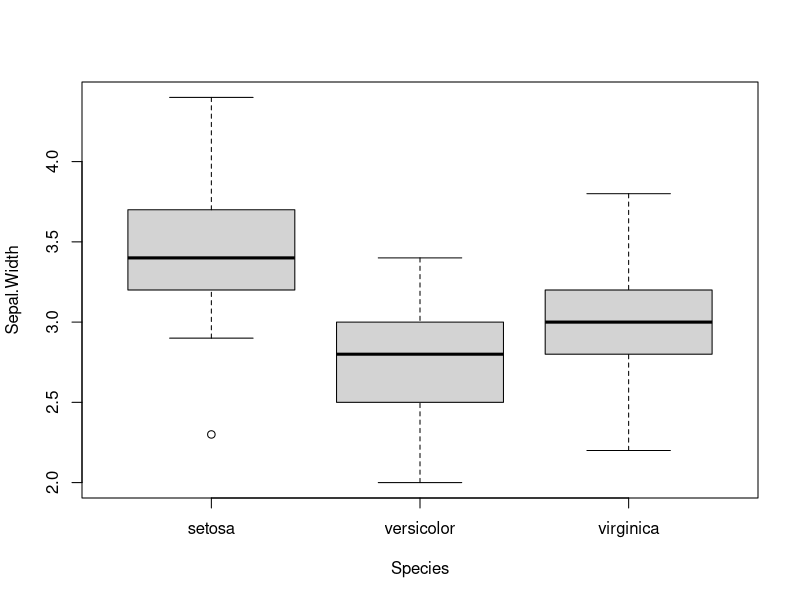
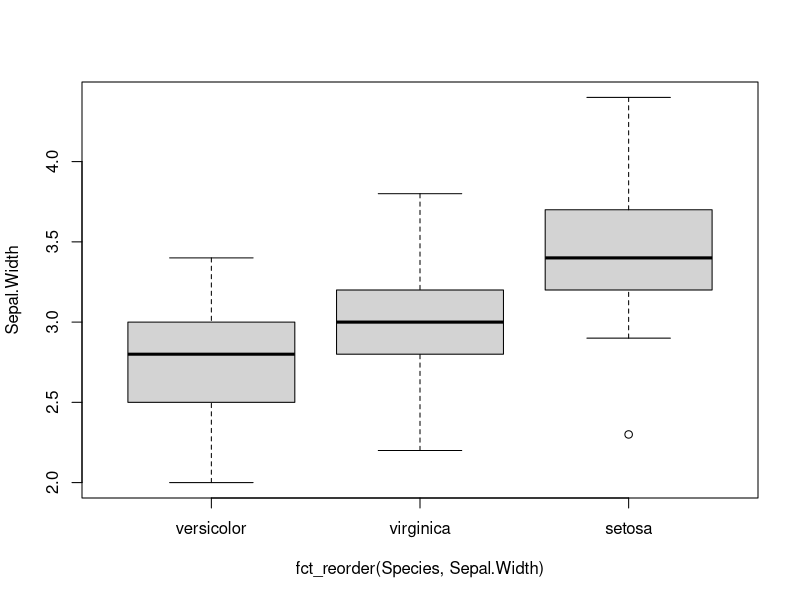
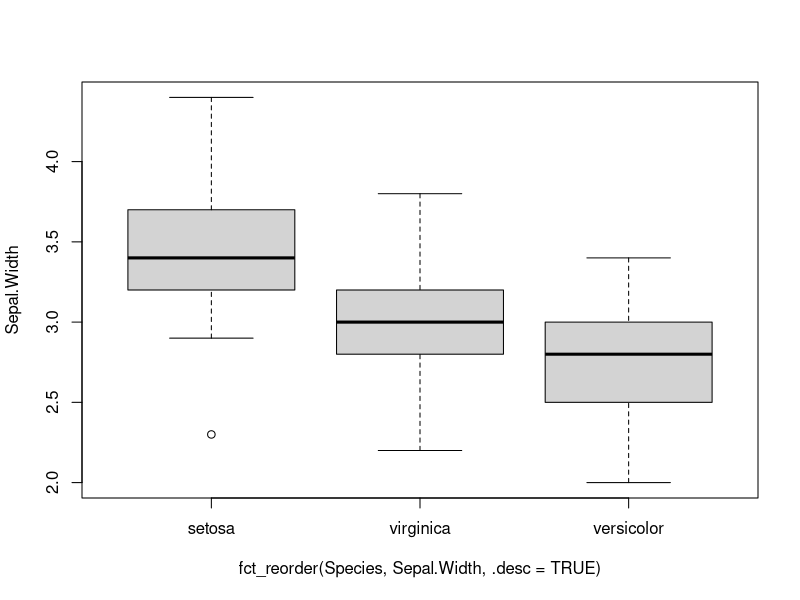
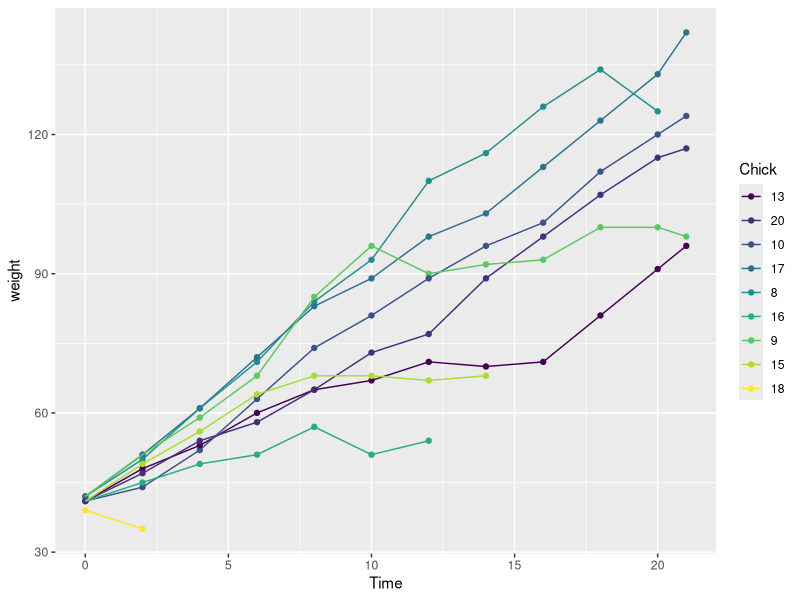
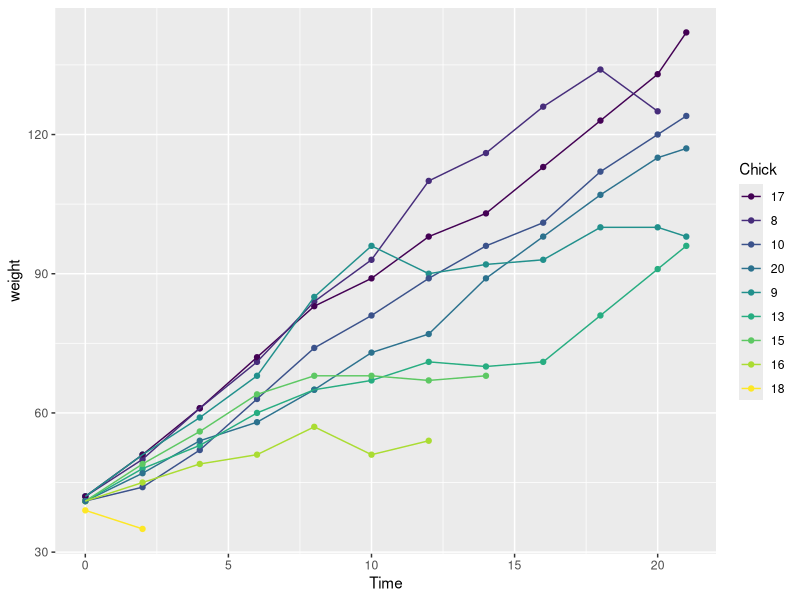

Write the R code that produced these figures, in order. (Note: this script raises an error after producing the figures.)
## ---- chunk 1
knitr::opts_chunk$set(echo = TRUE)
library(tidyverse)
## ---- chunk 2
x <- c("a", "z", "g")
levels(x)
is.character(x)
as_factor(x)
as.factor(x)

y <- c("1.1", "11", "2.2", "22")
as_factor(y)
z <- as.numeric(y)
as_factor(y)
as.factor(y)
## ---- chunk 3
df <- tibble::tribble(
  ~color, ~a, ~b, 
  "blue",   1, 2,
  "green",  6, 2,
  "purple", 3, 3,
  "red",    2, 3,
  "yellow", 5, 1
  )

df$color <- factor(df$color)

fct_reorder(df$color, df$a, min)

fct_reorder2(df$color, df$a, df$b)
## ---- chunk 4
#Sin ordenar
boxplot(Sepal.Width ~ Species, data = iris)
#Ordenado
boxplot(Sepal.Width ~ fct_reorder(Species, Sepal.Width), data = iris)
#Ord desc.
boxplot(Sepal.Width ~ fct_reorder(Species, Sepal.Width, .desc = TRUE), data = iris)

chks <- subset(ChickWeight, as.integer(Chick) < 10)
chks <- transform(chks, Chick = fct_shuffle(Chick))

ggplot(chks, aes(Time, weight, colour = Chick)) +
geom_point() +
geom_line()
#Note que ahora las lineas estar en orden con el color de la leyenda
ggplot(chks, aes(Time, weight, colour = fct_reorder2(Chick, Time, weight))) +
geom_point() +
geom_line() +
labs(colour = "Chick")
## ---- chunk 5
f <- factor(c("b", "b", "a","c", "c", "c", "c","x","x","z"))
f
fct_infreq(f)
## ---- chunk 6
f <- factor(c(1:6,4,2), levels = c("3", "2", "1","4","5","6"))
f
fct_inseq(f)
## ---- chunk 7
f <- factor(c("b", "b", "a", "c", "c", "c"))
f
fct_inorder(f)
## ---- chunk 8
f <- factor(c("a", "b", "c", "d"), levels = c("b", "c", "d", "a"))
fct_relevel(f)
fct_relevel(f, "d", "a")

# Utilizando after, se puede mover el nivel despues de "x" posición.
#en el siguiente caso se puede "a" después de la posición 2
fct_relevel(f, "a", after = 2)

# Cuando se desconoce la posición final, se puede utilizar "Inf"
fct_relevel(f, "a", after = Inf)

# Reordenar según funciones
fct_relevel(f, sort) #orden alf
fct_relevel(f, sample) #aleatorio
fct_relevel(f, rev) #al revés

# Si el nivel no existe se recibe un mensaje de advertencia.
fct_relevel(f, "e")

#Ejemplo aplicado.
df <- forcats::gss_cat[, c("rincome", "denom")]
lapply(df, levels)
df2 <- lapply(df, fct_relevel, "Don't know", after = Inf)
lapply(df2, levels)
## ---- chunk 9
x <- factor(rep(LETTERS[1:9], times = c(40, 10, 5, 27, 1, 1, 1, 1, 1)))
x %>% table()

#Devuelve los n=3 niveles más importantes o los menos importantes, depende del signo, los demás los agrupa en "others"
x %>% fct_lump_n(3) %>% table()
x %>% fct_lump_n(-3) %>% table()

#Devuelve los niveles que aparecen al menos 10%, igual se puede hacer con el signo
x %>% fct_lump_prop(-0.10) %>% table()

#Devuelve los niveles que tiene al menos 5 datos
x %>% fct_lump_min(5) %>% table()

#Agrupo los niveles con menor frecuencia
x %>% fct_lump_lowfreq() %>% table()

## ---- chunk 10
b <- factor(letters[rpois(100, 5)])
table(b)
table(fct_lump_lowfreq(b))

# Da pesos según la frecuencia
w <- c(rep(2, 50), rep(1, 50))
fct_lump_n(b, n = 5, w = w)

## ---- chunk 11
gss_cat$relig %>% fct_count()
gss_cat$relig %>% fct_anon() %>% fct_count()
gss_cat$relig %>% fct_anon("X") %>% fct_count()
## ---- chunk 12
fa <- factor("a")
fb <- factor("b")
fab <- factor(c("a", "b"))
fct_c(fa, fb, fab)
# You can also pass a list of factors with !!!
fs <- list(fa, fb, fab)
fs
fs1 <- fct_c(!!!fs)
fs1

## ---- chunk 13
fct_count(gss_cat$partyid)
partyid2 <- fct_collapse(gss_cat$partyid,
missing = c("No answer", "Don't know"),
other = "Other party",
rep = c("Strong republican", "Not str republican"),
ind = c("Ind,near rep", "Independent", "Ind,near dem"),
dem = c("Not str democrat", "Strong democrat")
)
fct_count(partyid2)
## ---- chunk 14
f <- factor(sample(letters)[rpois(1000, 10)])
table(f)
fct_count(f)
fct_count(f, sort = TRUE)
fct_count(f, sort = TRUE, prop = TRUE)
## ---- chunk 15
fruit <- factor(c("apple", "kiwi", "apple", "apple"))
colour <- factor(c("green", "green", "red", "green"))
eaten <- c("yes", "no", "yes", "no")
fct_cross(fruit, colour)
f1 <- fct_cross(fruit, colour, eaten)
f1[1]
fct_cross(fruit, colour, sep = ": ", keep_empty = TRUE)
## ---- chunk 16
f <- factor(c("a", "b"), levels = c("a", "b", "c"))
f
f1<-fct_drop(f)
f1#quita el nivel sin valores

## ---- chunk 17
f <- factor(sample(letters[1:3], 20, replace = TRUE))
f
fct_expand(f, "d", "e", "f") #agrega niveler a mano
fct_expand(f, letters[1:6]) #agrega niveles de un objeto
## ---- chunk 18
f1 <- factor(c("a", "a", NA, NA, "a", "b", NA, "c", "a", "c", "b"))
fct_count(f1)
f2 <- fct_explicit_na(f1)
fct_count(f2)

## ---- chunk 19
table(fct_match(gss_cat$marital, c("Married")))

table(fct_match(gss_cat$marital, c("Married", "Divorced")))

#table(fct_match(gss_cat$marital, c("Married", "Divorced","solterosky")))

## ---- chunk 20
x <- factor(rep(LETTERS[1:9], times = c(40, 10, 5, 27, 1, 1, 1, 1, 1)))

fct_other(x, keep = c("A", "B"))

fct_other(x, drop = c("A", "B"))

## ---- chunk 21
x <- factor(c("apple", "bear", "banana", "dear"))
fct_recode(x, fruit = "apple", fruit = "banana")

# si existe algún error mandará un mensaje de advertencia
fct_recode(x, fruit = "apple", fruit = "bananana")

# Si nombre el nivel NULL será removido
fct_recode(x, NULL = "apple", fruit = "banana")

# When passing a named vector to rename levels use !!! to splice
x <- factor(c("apple", "bear", "banana", "dear"))
levels <- c(fruit = "apple", fruit = "banana")
fct_recode(x, !!!levels)

## ---- chunk 22
gss_cat$partyid %>% fct_count()
gss_cat$partyid %>% fct_relabel(~ gsub(",", ", ", .x)) %>% fct_count()
## ---- chunk 23
f <- factor(c("a", "b", "c"))
fct_rev(f)
## ---- chunk 24
airquality$Month <- fct_recode(as.factor(airquality$Month), May = '5', June = '6', July = '7', Aug = '8', Sept = '9')
glimpse(airquality$Month)

ggplot(airquality, aes(Month, Temp)) +
  geom_boxplot(aes(fill = Month)) +
  ggtitle(label = "Daily Temperatures Aggregated by Month")

ggplot(airquality, aes(fct_rev(Month), Temp)) +
  geom_boxplot(aes(fill = Month)) +
  labs(x = "Month") +
  ggtitle(label = "Our plot now has the x-axis in reverse order")
## ---- chunk 25
x <- factor(
c("Mon", "Tue", "Wed"),
levels = c("Sun", "Mon", "Tue", "Wed", "Thu", "Fri", "Sat"),
ordered = TRUE
)
x
fct_shift(x) #Mon pasa a ser primero
fct_shift(x, 2) # Tue pasa a ser primero
fct_shift(x, -1) # Sat para a ser primero
## ---- chunk 26
f <- factor(c("a", "b", "c"))
fct_shuffle(f)
fct_shuffle(f)

## ---- chunk 27
fs <- list(factor("a"), factor("b"), factor(c("a", "b")))
fct_unify(fs)
## ---- chunk 28
f <- factor(letters[rpois(100, 10)])
unique(f) # en orden conforme aparecen
fct_unique(f) # en orden de nivel
## ---- chunk 29
f <- factor(c("a", "b", "c"))
lvls_reorder(f, 3:1)
lvls_revalue(f, c("apple", "banana", "carrot"))
lvls_expand(f, c("a", "b", "c", "d"))
